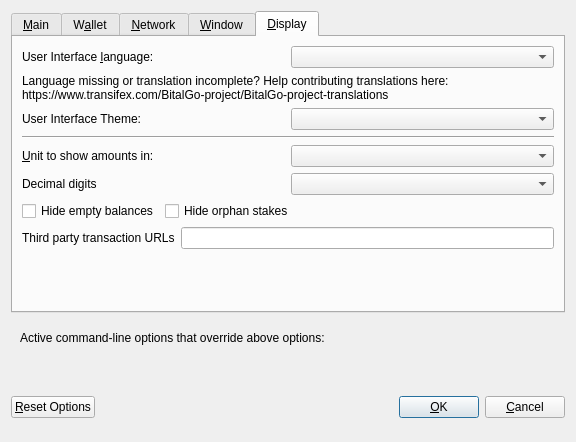
<?xml version="1.0" encoding="UTF-8"?>
<ui version="4.0">
 <class>OptionsDialog</class>
 <widget class="QDialog" name="OptionsDialog">
  <property name="geometry">
   <rect>
    <x>0</x>
    <y>0</y>
    <width>576</width>
    <height>442</height>
   </rect>
  </property>
  <property name="windowTitle">
   <string>Options</string>
  </property>
  <property name="modal">
   <bool>true</bool>
  </property>
  <layout class="QVBoxLayout" name="verticalLayout">
   <item>
    <widget class="QTabWidget" name="tabWidget">
     <property name="currentIndex">
      <number>4</number>
     </property>
     <widget class="QWidget" name="tabMain">
      <attribute name="title">
       <string>&amp;Main</string>
      </attribute>
      <layout class="QVBoxLayout" name="verticalLayout_Main">
       <item>
        <widget class="QCheckBox" name="bitcoinAtStartup">
         <property name="toolTip">
          <string>Automatically start ALG after logging in to the system.</string>
         </property>
         <property name="text">
          <string>&amp;Start ALG on system login</string>
         </property>
        </widget>
       </item>
       <item>
        <layout class="QHBoxLayout" name="horizontalLayout_2_Main">
         <item>
          <widget class="QLabel" name="databaseCacheLabel">
           <property name="text">
            <string>Size of &amp;database cache</string>
           </property>
           <property name="textFormat">
            <enum>Qt::PlainText</enum>
           </property>
           <property name="buddy">
            <cstring>databaseCache</cstring>
           </property>
          </widget>
         </item>
         <item>
          <widget class="QSpinBox" name="databaseCache"/>
         </item>
         <item>
          <widget class="QLabel" name="databaseCacheUnitLabel">
           <property name="text">
            <string>MB</string>
           </property>
           <property name="textFormat">
            <enum>Qt::PlainText</enum>
           </property>
          </widget>
         </item>
         <item>
          <spacer name="horizontalSpacer_2_Main">
           <property name="orientation">
            <enum>Qt::Horizontal</enum>
           </property>
           <property name="sizeHint" stdset="0">
            <size>
             <width>40</width>
             <height>20</height>
            </size>
           </property>
          </spacer>
         </item>
        </layout>
       </item>
       <item>
        <layout class="QHBoxLayout" name="horizontalLayout_3_Main">
         <item>
          <widget class="QLabel" name="threadsScriptVerifLabel">
           <property name="text">
            <string>Number of script &amp;verification threads</string>
           </property>
           <property name="textFormat">
            <enum>Qt::PlainText</enum>
           </property>
           <property name="buddy">
            <cstring>threadsScriptVerif</cstring>
           </property>
          </widget>
         </item>
         <item>
          <widget class="QSpinBox" name="threadsScriptVerif">
           <property name="toolTip">
            <string>(0 = auto, &lt;0 = leave that many cores free)</string>
           </property>
          </widget>
         </item>
         <item>
          <spacer name="horizontalSpacer_3_Main">
           <property name="orientation">
            <enum>Qt::Horizontal</enum>
           </property>
           <property name="sizeHint" stdset="0">
            <size>
             <width>40</width>
             <height>20</height>
            </size>
           </property>
          </spacer>
         </item>
        </layout>
       </item>
       <item>
        <spacer name="verticalSpacer_2">
         <property name="orientation">
          <enum>Qt::Vertical</enum>
         </property>
         <property name="sizeHint" stdset="0">
          <size>
           <width>20</width>
           <height>40</height>
          </size>
         </property>
        </spacer>
       </item>
       <item>
        <layout class="QHBoxLayout" name="horiz-autominting-layout">
         <item>
          <widget class="QCheckBox" name="checkBoxZeromintEnable">
           <property name="toolTip">
            <string>Enable automatic minting of ALG units to zALG</string>
           </property>
           <property name="layoutDirection">
            <enum>Qt::LeftToRight</enum>
           </property>
           <property name="text">
            <string>Enable zALG Automint</string>
           </property>
          </widget>
         </item>
         <item>
          <widget class="QCheckBox" name="checkBoxZeromintAddresses">
           <property name="toolTip">
            <string>Enable automatic zALG minting from specific addresses</string>
           </property>
           <property name="layoutDirection">
            <enum>Qt::LeftToRight</enum>
           </property>
           <property name="text">
            <string>Enable Automint Addresses</string>
           </property>
          </widget>
         </item>
        </layout>
       </item>
       <item>
        <layout class="QHBoxLayout" name="horizontalLayout_3">
         <item>
          <widget class="QLabel" name="percentage_label">
           <property name="toolTip">
            <string>Percentage of incoming ALG which get automatically converted to zALG via Zerocoin Protocol (min: 10%)</string>
           </property>
           <property name="text">
            <string>Percentage of autominted zALG</string>
           </property>
          </widget>
         </item>
         <item>
          <widget class="QSpinBox" name="zeromintPercentage">
           <property name="minimum">
            <number>1</number>
           </property>
           <property name="maximum">
            <number>100</number>
           </property>
          </widget>
         </item>
        </layout>
       </item>
       <item>
        <layout class="QHBoxLayout" name="horizontalLayout" stretch="0,0">
         <property name="sizeConstraint">
          <enum>QLayout::SetFixedSize</enum>
         </property>
         <item>
          <widget class="QLabel" name="labelPreferredDenom">
           <property name="maximumSize">
            <size>
             <width>16777215</width>
             <height>16777215</height>
            </size>
           </property>
           <property name="toolTip">
            <string>Wait with automatic conversion to Zerocoin until enough ALG for this denomination is available</string>
           </property>
           <property name="text">
            <string>Preferred Automint zALG Denomination</string>
           </property>
          </widget>
         </item>
         <item>
          <widget class="QComboBox" name="preferredDenom">
           <property name="maximumSize">
            <size>
             <width>16777215</width>
             <height>27</height>
            </size>
           </property>
           <property name="toolTip">
            <string>Wait with automatic conversion to Zerocoin until enough ALG for this denomination is available</string>
           </property>
           <property name="maxVisibleItems">
            <number>9</number>
           </property>
           <property name="maxCount">
            <number>9</number>
           </property>
          </widget>
         </item>
        </layout>
       </item>
      </layout>
     </widget>
     <widget class="QWidget" name="tabWallet">
      <attribute name="title">
       <string>W&amp;allet</string>
      </attribute>
      <layout class="QVBoxLayout" name="verticalLayout_Wallet">
       <item>
        <layout class="QHBoxLayout" name="horizontalLayout_2_Wallet">
         <item>
          <widget class="QLabel" name="labelStakeSplitThresholdText">
           <property name="text">
            <string>Stake split threshold:</string>
           </property>
          </widget>
         </item>
         <item>
          <widget class="QSpinBox" name="spinBoxStakeSplitThreshold">
           <property name="minimum">
            <number>1</number>
           </property>
           <property name="maximum">
            <number>999999</number>
           </property>
          </widget>
         </item>
        </layout>
       </item>
       <item>
        <widget class="QGroupBox" name="groupBox">
         <property name="title">
          <string>Expert</string>
         </property>
         <layout class="QVBoxLayout" name="verticalLayout_2">
          <item>
           <widget class="QCheckBox" name="coinControlFeatures">
            <property name="toolTip">
             <string>Whether to show coin control features or not.</string>
            </property>
            <property name="text">
             <string>Enable coin &amp;control features</string>
            </property>
           </widget>
          </item>
          <item>
           <widget class="QCheckBox" name="showMasternodesTab">
            <property name="toolTip">
             <string>Show additional tab listing all your masternodes in first sub-tab&lt;br/&gt;and all masternodes on the network in second sub-tab.</string>
            </property>
            <property name="text">
             <string>Show Masternodes Tab</string>
            </property>
           </widget>
          </item>
          <item>
           <widget class="QCheckBox" name="spendZeroConfChange">
            <property name="toolTip">
             <string>If you disable the spending of unconfirmed change, the change from a transaction&lt;br/&gt;cannot be used until that transaction has at least one confirmation.&lt;br/&gt;This also affects how your balance is computed.</string>
            </property>
            <property name="text">
             <string>&amp;Spend unconfirmed change</string>
            </property>
           </widget>
          </item>
         </layout>
        </widget>
       </item>
       <item>
        <spacer name="verticalSpacer_Wallet">
         <property name="orientation">
          <enum>Qt::Vertical</enum>
         </property>
         <property name="sizeHint" stdset="0">
          <size>
           <width>20</width>
           <height>40</height>
          </size>
         </property>
        </spacer>
       </item>
      </layout>
     </widget>
     <widget class="QWidget" name="tabNetwork">
      <attribute name="title">
       <string>&amp;Network</string>
      </attribute>
      <layout class="QVBoxLayout" name="verticalLayout_Network">
       <item>
        <widget class="QCheckBox" name="mapPortUpnp">
         <property name="toolTip">
          <string>Automatically open the ALG client port on the router. This only works when your router supports UPnP and it is enabled.</string>
         </property>
         <property name="text">
          <string>Map port using &amp;UPnP</string>
         </property>
        </widget>
       </item>
       <item>
        <widget class="QCheckBox" name="allowIncoming">
         <property name="toolTip">
          <string>Accept connections from outside</string>
         </property>
         <property name="text">
          <string>Allow incoming connections</string>
         </property>
        </widget>
       </item>
       <item>
        <widget class="QCheckBox" name="connectSocks">
         <property name="toolTip">
          <string>Connect to the ALG network through a SOCKS5 proxy.</string>
         </property>
         <property name="text">
          <string>&amp;Connect through SOCKS5 proxy (default proxy):</string>
         </property>
        </widget>
       </item>
       <item>
        <layout class="QHBoxLayout" name="horizontalLayout_1_Network">
         <item>
          <widget class="QLabel" name="proxyIpLabel">
           <property name="text">
            <string>Proxy &amp;IP:</string>
           </property>
           <property name="textFormat">
            <enum>Qt::PlainText</enum>
           </property>
           <property name="buddy">
            <cstring>proxyIp</cstring>
           </property>
          </widget>
         </item>
         <item>
          <widget class="QValidatedLineEdit" name="proxyIp">
           <property name="minimumSize">
            <size>
             <width>140</width>
             <height>0</height>
            </size>
           </property>
           <property name="maximumSize">
            <size>
             <width>140</width>
             <height>16777215</height>
            </size>
           </property>
           <property name="toolTip">
            <string>IP address of the proxy (e.g. IPv4: 127.0.0.1 / IPv6: ::1)</string>
           </property>
          </widget>
         </item>
         <item>
          <widget class="QLabel" name="proxyPortLabel">
           <property name="text">
            <string>&amp;Port:</string>
           </property>
           <property name="textFormat">
            <enum>Qt::PlainText</enum>
           </property>
           <property name="buddy">
            <cstring>proxyPort</cstring>
           </property>
          </widget>
         </item>
         <item>
          <widget class="QLineEdit" name="proxyPort">
           <property name="minimumSize">
            <size>
             <width>55</width>
             <height>0</height>
            </size>
           </property>
           <property name="maximumSize">
            <size>
             <width>55</width>
             <height>16777215</height>
            </size>
           </property>
           <property name="toolTip">
            <string>Port of the proxy (e.g. 9050)</string>
           </property>
          </widget>
         </item>
         <item>
          <spacer name="horizontalSpacer_1_Network">
           <property name="orientation">
            <enum>Qt::Horizontal</enum>
           </property>
           <property name="sizeHint" stdset="0">
            <size>
             <width>40</width>
             <height>20</height>
            </size>
           </property>
          </spacer>
         </item>
        </layout>
       </item>
       <item>
        <spacer name="verticalSpacer_Network">
         <property name="orientation">
          <enum>Qt::Vertical</enum>
         </property>
         <property name="sizeHint" stdset="0">
          <size>
           <width>20</width>
           <height>40</height>
          </size>
         </property>
        </spacer>
       </item>
      </layout>
     </widget>
     <widget class="QWidget" name="tabWindow">
      <attribute name="title">
       <string>&amp;Window</string>
      </attribute>
      <layout class="QVBoxLayout" name="verticalLayout_Window">
       <item>
        <widget class="QCheckBox" name="minimizeToTray">
         <property name="toolTip">
          <string>Show only a tray icon after minimizing the window.</string>
         </property>
         <property name="text">
          <string>&amp;Minimize to the tray instead of the taskbar</string>
         </property>
        </widget>
       </item>
       <item>
        <widget class="QCheckBox" name="minimizeOnClose">
         <property name="toolTip">
          <string>Minimize instead of exit the application when the window is closed. When this option is enabled, the application will be closed only after selecting Quit in the menu.</string>
         </property>
         <property name="text">
          <string>M&amp;inimize on close</string>
         </property>
        </widget>
       </item>
       <item>
        <spacer name="verticalSpacer_Window">
         <property name="orientation">
          <enum>Qt::Vertical</enum>
         </property>
         <property name="sizeHint" stdset="0">
          <size>
           <width>20</width>
           <height>40</height>
          </size>
         </property>
        </spacer>
       </item>
      </layout>
     </widget>
     <widget class="QWidget" name="tabDisplay">
      <attribute name="title">
       <string>&amp;Display</string>
      </attribute>
      <layout class="QVBoxLayout" name="verticalLayout_Display">
       <item>
        <layout class="QHBoxLayout" name="horizontalLayout_1_Display">
         <item>
          <widget class="QLabel" name="langLabel">
           <property name="text">
            <string>User Interface &amp;language:</string>
           </property>
           <property name="textFormat">
            <enum>Qt::PlainText</enum>
           </property>
           <property name="buddy">
            <cstring>lang</cstring>
           </property>
          </widget>
         </item>
         <item>
          <widget class="QValueComboBox" name="lang">
           <property name="toolTip">
            <string>The user interface language can be set here. This setting will take effect after restarting ALG.</string>
           </property>
          </widget>
         </item>
        </layout>
       </item>
       <item>
        <widget class="QLabel" name="label_3">
         <property name="toolTip">
          <string notr="true"/>
         </property>
         <property name="statusTip">
          <string notr="true"/>
         </property>
         <property name="whatsThis">
          <string notr="true"/>
         </property>
         <property name="accessibleName">
          <string notr="true"/>
         </property>
         <property name="text">
          <string>Language missing or translation incomplete? Help contributing translations here:
https://www.transifex.com/BitalGo-project/BitalGo-project-translations</string>
         </property>
         <property name="wordWrap">
          <bool>true</bool>
         </property>
         <property name="openExternalLinks">
          <bool>true</bool>
         </property>
         <property name="textInteractionFlags">
          <set>Qt::TextBrowserInteraction</set>
         </property>
        </widget>
       </item>
       <item>
        <layout class="QHBoxLayout" name="horizontalLayout_2_Display" stretch="0,0">
         <item>
          <widget class="QLabel" name="themeLabel">
           <property name="text">
            <string>User Interface Theme:</string>
           </property>
          </widget>
         </item>
         <item>
          <widget class="QValueComboBox" name="theme"/>
         </item>
        </layout>
       </item>
       <item>
        <widget class="Line" name="line">
         <property name="orientation">
          <enum>Qt::Horizontal</enum>
         </property>
        </widget>
       </item>
       <item>
        <layout class="QHBoxLayout" name="horizontalLayout_3_Display">
         <item>
          <widget class="QLabel" name="unitLabel">
           <property name="text">
            <string>&amp;Unit to show amounts in:</string>
           </property>
           <property name="textFormat">
            <enum>Qt::PlainText</enum>
           </property>
           <property name="buddy">
            <cstring>unit</cstring>
           </property>
          </widget>
         </item>
         <item>
          <widget class="QValueComboBox" name="unit">
           <property name="toolTip">
            <string>Choose the default subdivision unit to show in the interface and when sending coins.</string>
           </property>
          </widget>
         </item>
        </layout>
       </item>
       <item>
        <layout class="QHBoxLayout" name="horizontalLayout_4_Display">
         <item>
          <widget class="QLabel" name="digitsLabel">
           <property name="text">
            <string>Decimal digits</string>
           </property>
          </widget>
         </item>
         <item>
          <widget class="QValueComboBox" name="digits"/>
         </item>
        </layout>
       </item>
       <item>
        <layout class="QHBoxLayout" name="horizontalLayout_5_Display">
         <item>
          <widget class="QCheckBox" name="checkBoxHideZeroBalances">
           <property name="toolTip">
            <string>Hide empty balances</string>
           </property>
           <property name="layoutDirection">
            <enum>Qt::LeftToRight</enum>
           </property>
           <property name="text">
            <string>Hide empty balances</string>
           </property>
          </widget>
         </item>
         <item>
          <widget class="QCheckBox" name="checkBoxHideOrphans">
           <property name="toolTip">
            <string>Hide orphan stakes in transaction lists</string>
           </property>
           <property name="text">
            <string>Hide orphan stakes</string>
           </property>
          </widget>
         </item>
         <item>
          <spacer name="horizontalSpacer">
           <property name="orientation">
            <enum>Qt::Horizontal</enum>
           </property>
           <property name="sizeHint" stdset="0">
            <size>
             <width>40</width>
             <height>20</height>
            </size>
           </property>
          </spacer>
         </item>
        </layout>
       </item>
       <item>
        <layout class="QHBoxLayout" name="horizontalLayout_6_Display">
         <item>
          <widget class="QLabel" name="thirdPartyTxUrlsLabel">
           <property name="toolTip">
            <string>Third party URLs (e.g. a block explorer) that appear in the transactions tab as context menu items. %s in the URL is replaced by transaction hash. Multiple URLs are separated by vertical bar |.</string>
           </property>
           <property name="text">
            <string>Third party transaction URLs</string>
           </property>
           <property name="buddy">
            <cstring>thirdPartyTxUrls</cstring>
           </property>
          </widget>
         </item>
         <item>
          <widget class="QLineEdit" name="thirdPartyTxUrls">
           <property name="toolTip">
            <string>Third party URLs (e.g. a block explorer) that appear in the transactions tab as context menu items. %s in the URL is replaced by transaction hash. Multiple URLs are separated by vertical bar |.</string>
           </property>
          </widget>
         </item>
        </layout>
       </item>
       <item>
        <spacer name="verticalSpacer">
         <property name="orientation">
          <enum>Qt::Vertical</enum>
         </property>
         <property name="sizeHint" stdset="0">
          <size>
           <width>20</width>
           <height>40</height>
          </size>
         </property>
        </spacer>
       </item>
      </layout>
     </widget>
    </widget>
   </item>
   <item>
    <widget class="QFrame" name="frame">
     <layout class="QVBoxLayout" name="verticalLayout_Bottom">
      <item>
       <layout class="QHBoxLayout" name="horizontalLayout_Bottom">
        <item>
         <widget class="QLabel" name="overriddenByCommandLineInfoLabel">
          <property name="text">
           <string>Active command-line options that override above options:</string>
          </property>
          <property name="textFormat">
           <enum>Qt::PlainText</enum>
          </property>
         </widget>
        </item>
        <item>
         <spacer name="horizontalSpacer_Bottom">
          <property name="orientation">
           <enum>Qt::Horizontal</enum>
          </property>
          <property name="sizeHint" stdset="0">
           <size>
            <width>40</width>
            <height>20</height>
           </size>
          </property>
         </spacer>
        </item>
       </layout>
      </item>
      <item>
       <widget class="QLabel" name="overriddenByCommandLineLabel">
        <property name="text">
         <string/>
        </property>
        <property name="textFormat">
         <enum>Qt::PlainText</enum>
        </property>
        <property name="wordWrap">
         <bool>true</bool>
        </property>
       </widget>
      </item>
     </layout>
    </widget>
   </item>
   <item>
    <layout class="QHBoxLayout" name="horizontalLayout_Buttons">
     <item>
      <widget class="QPushButton" name="resetButton">
       <property name="toolTip">
        <string>Reset all client options to default.</string>
       </property>
       <property name="text">
        <string>&amp;Reset Options</string>
       </property>
       <property name="autoDefault">
        <bool>false</bool>
       </property>
      </widget>
     </item>
     <item>
      <spacer name="horizontalSpacer_1">
       <property name="orientation">
        <enum>Qt::Horizontal</enum>
       </property>
       <property name="sizeHint" stdset="0">
        <size>
         <width>40</width>
         <height>48</height>
        </size>
       </property>
      </spacer>
     </item>
     <item>
      <widget class="QLabel" name="statusLabel">
       <property name="minimumSize">
        <size>
         <width>200</width>
         <height>0</height>
        </size>
       </property>
       <property name="font">
        <font>
         <weight>75</weight>
         <bold>true</bold>
        </font>
       </property>
       <property name="text">
        <string/>
       </property>
       <property name="textFormat">
        <enum>Qt::PlainText</enum>
       </property>
       <property name="wordWrap">
        <bool>true</bool>
       </property>
      </widget>
     </item>
     <item>
      <spacer name="horizontalSpacer_2">
       <property name="orientation">
        <enum>Qt::Horizontal</enum>
       </property>
       <property name="sizeHint" stdset="0">
        <size>
         <width>40</width>
         <height>48</height>
        </size>
       </property>
      </spacer>
     </item>
     <item>
      <widget class="QPushButton" name="okButton">
       <property name="text">
        <string>&amp;OK</string>
       </property>
       <property name="autoDefault">
        <bool>false</bool>
       </property>
       <property name="default">
        <bool>true</bool>
       </property>
      </widget>
     </item>
     <item>
      <widget class="QPushButton" name="cancelButton">
       <property name="text">
        <string>&amp;Cancel</string>
       </property>
       <property name="autoDefault">
        <bool>false</bool>
       </property>
      </widget>
     </item>
    </layout>
   </item>
  </layout>
 </widget>
 <customwidgets>
  <customwidget>
   <class>QValidatedLineEdit</class>
   <extends>QLineEdit</extends>
   <header>qvalidatedlineedit.h</header>
  </customwidget>
  <customwidget>
   <class>QValueComboBox</class>
   <extends>QComboBox</extends>
   <header>qvaluecombobox.h</header>
  </customwidget>
 </customwidgets>
 <resources/>
 <connections/>
</ui>
